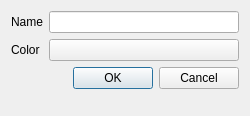
<?xml version="1.0" encoding="UTF-8"?>
<ui version="4.0">
 <class>EditFavoriteTag</class>
 <widget class="QWidget" name="EditFavoriteTag">
  <property name="geometry">
   <rect>
    <x>0</x>
    <y>0</y>
    <width>250</width>
    <height>116</height>
   </rect>
  </property>
  <property name="minimumSize">
   <size>
    <width>0</width>
    <height>0</height>
   </size>
  </property>
  <property name="windowTitle">
   <string>Manage Tag</string>
  </property>
  <layout class="QFormLayout" name="formLayout">
   <property name="fieldGrowthPolicy">
    <enum>QFormLayout::AllNonFixedFieldsGrow</enum>
   </property>
   <item row="0" column="0">
    <widget class="QLabel" name="nameLabel">
     <property name="text">
      <string>Name</string>
     </property>
    </widget>
   </item>
   <item row="0" column="1">
    <widget class="LineEdit" name="nameLineEdit"/>
   </item>
   <item row="1" column="0">
    <widget class="QLabel" name="colorLabel">
     <property name="text">
      <string>Color</string>
     </property>
    </widget>
   </item>
   <item row="2" column="1">
    <widget class="QDialogButtonBox" name="buttonBox">
     <property name="standardButtons">
      <set>QDialogButtonBox::Cancel|QDialogButtonBox::Ok</set>
     </property>
    </widget>
   </item>
   <item row="1" column="1">
    <widget class="QPushButton" name="colorButton"/>
   </item>
  </layout>
 </widget>
 <customwidgets>
  <customwidget>
   <class>LineEdit</class>
   <extends>QLineEdit</extends>
   <header>LineEdit.h</header>
  </customwidget>
 </customwidgets>
 <resources/>
 <connections/>
</ui>
